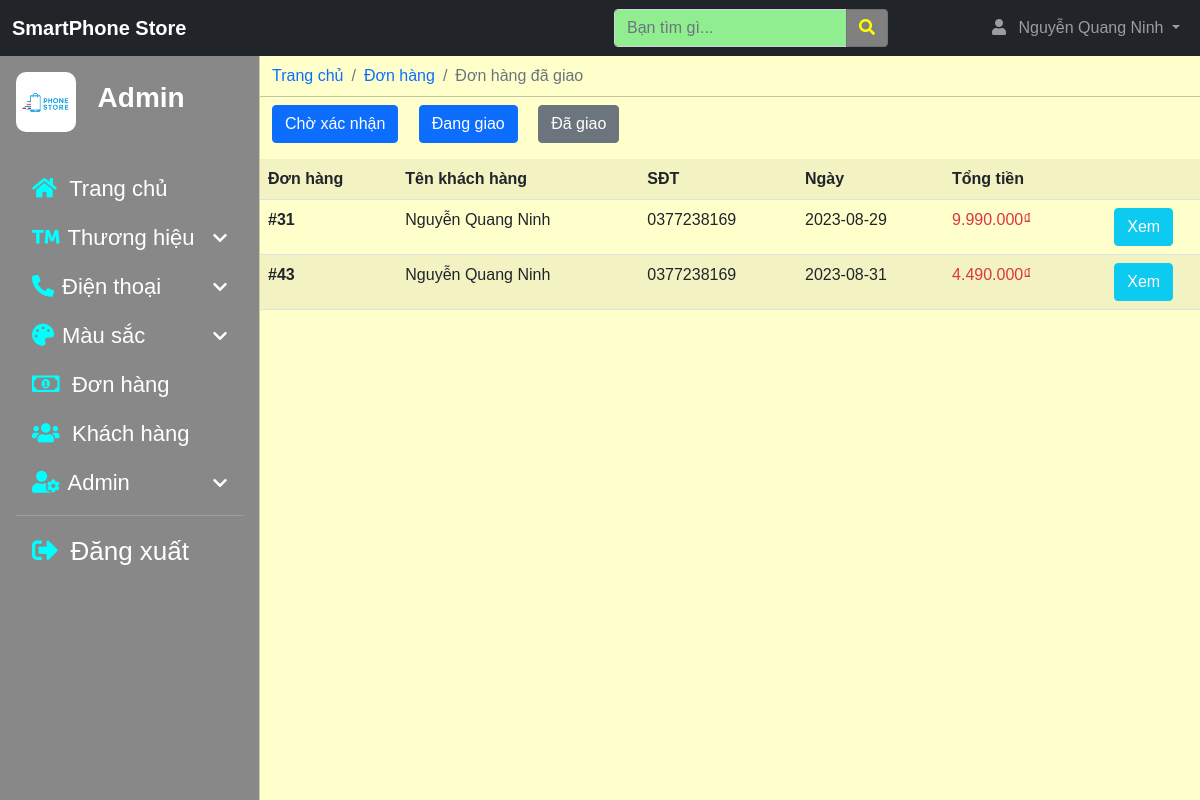
/administrator/index.php?delivered_orders (signed in), run on the app's committed database.
### tables this page shows
CREATE TABLE `customer_orders` (
  `order_id` int(10) NOT NULL COMMENT 'mã order',
  `customer_id` int(10) NOT NULL,
  `total_price` int(50) NOT NULL,
  `order_date` date NOT NULL,
  `status` text NOT NULL,
  `order_no` int(10) NOT NULL,
  `receiver` varchar(255) NOT NULL,
  `receiver_sex` varchar(10) NOT NULL,
  `receiver_phone` varchar(255) NOT NULL,
  `delivery_location` text NOT NULL,
  `payment_type` varchar(500) NOT NULL,
  `received_date` date NOT NULL
);

CREATE TABLE `customer` (
  `customer_id` int(11) NOT NULL,
  `customer_name` varchar(255) NOT NULL,
  `customer_sex` varchar(50) NOT NULL,
  `customer_email` varchar(255) NOT NULL,
  `customer_phone` text NOT NULL,
  `customer_address` text NOT NULL,
  `customer_user_name` text NOT NULL,
  `customer_password` int(11) NOT NULL,
  `customer_img` text NOT NULL,
  `account_status` varchar(255) NOT NULL
);

### administrator/functions/functions.php (called while the page is built)
<?php
if (!function_exists('currency_format')) {
    function currency_format($number, $suffix = '₫') {
        if (!empty($number)) {
            return number_format($number, 0, ',', '.') . "{$suffix}";
        }
    }
  }
?>

### administrator/delivered_orders.php (the view)
<div class="row">
    <div class="col-md-12">
        <nav aria-label="breadcrumb">
            <ol class="breadcrumb">
            <li class="breadcrumb-item"><a class="breadcrumb-link" href="index.php?dashboard">Trang chủ</a></li>
              <li class="breadcrumb-item"><a class="breadcrumb-link" href="index.php?pending_orders">Đơn hàng</a></li>
              <li class="breadcrumb-item active" aria-current="page">Đơn hàng đã giao</li>
            </ol>
          </nav>
    </div>
    <hr class="dropdown-divider">
    <p>
        <a href="index.php?pending_orders" class = "btn btn-primary text-white me-3">Chờ xác nhận</a>
        <a href="index.php?delivering_orders" class = "btn btn-primary text-white me-3">Đang giao</a>
        <a href="" class = "btn btn-secondary text-white me-3">Đã giao</a>
    </p>
    <table class="table table-striped table-hover">
    <tr>
        <th scope="col">Đơn hàng</th>
        <th scope="col">Tên khách hàng</th>
        <th scope="col">SĐT</th>
        <th scope="col">Ngày</th>
        <th scope="col">Tổng tiền</th>
        <th scope="col"></th>
    </tr>
    <?php
        $get_pending_orders = "select * from customer_orders where status = 'Đã giao'";
        $run_pending_orders = mysqli_query($conn, $get_pending_orders);
        while($row_pending_orders = mysqli_fetch_array($run_pending_orders)){
            $order_id = $row_pending_orders['order_id'];
            $customer_id = $row_pending_orders['customer_id'];
            $order_date = $row_pending_orders['order_date'];
            $total_price = $row_pending_orders['total_price'];
            $total_price_format = currency_format($total_price);
            $get_customer = "select * from customer where customer_id = '$customer_id'";
            $run_customer = mysqli_query($conn, $get_customer);
            $row_customer = mysqli_fetch_array($run_customer);
            $customer_name = $row_customer['customer_name'];
            $customer_phone = $row_customer['customer_phone'];
    ?>
    <tr>
        <th scope="row">#<?php echo $order_id; ?></th>
        <td><?php echo $customer_name ?></td>
        <td><?php echo $customer_phone ?></td>
        <td><?php echo $order_date ?></td>
        <td class="text-danger"><?php echo $total_price_format ?></td>
        <td class="text-center"><a href="index.php?order_info=<?php echo $order_id; ?>" class="btn btn-info text-white">Xem</td>
    </tr>
    <?php
        }
    ?>
    </table>
</div>

### administrator/css/index.css (style rules this page uses)
body { margin: 0; padding: 0; font-family: Arial, Helvetica, sans-serif; }
@media (min-width:992px) { body { overflow: auto !important; } }

### administrator/css/product_add.css (style rules this page uses)
.breadcrumb { margin: 0; }
.breadcrumb-link { text-decoration: none; }

### data on the page
customer_orders: order_id "31", customer.customer_name "Nguyễn Quang Ninh", customer.customer_phone "0377238169", order_date "2023-08-29", total_price "9.990.000₫"
customer_orders: order_id "43", customer.customer_name "Nguyễn Quang Ninh", customer.customer_phone "0377238169", order_date "2023-08-31", total_price "4.490.000₫"

### other printed values
$admin_name "Nguyễn Quang Ninh"
